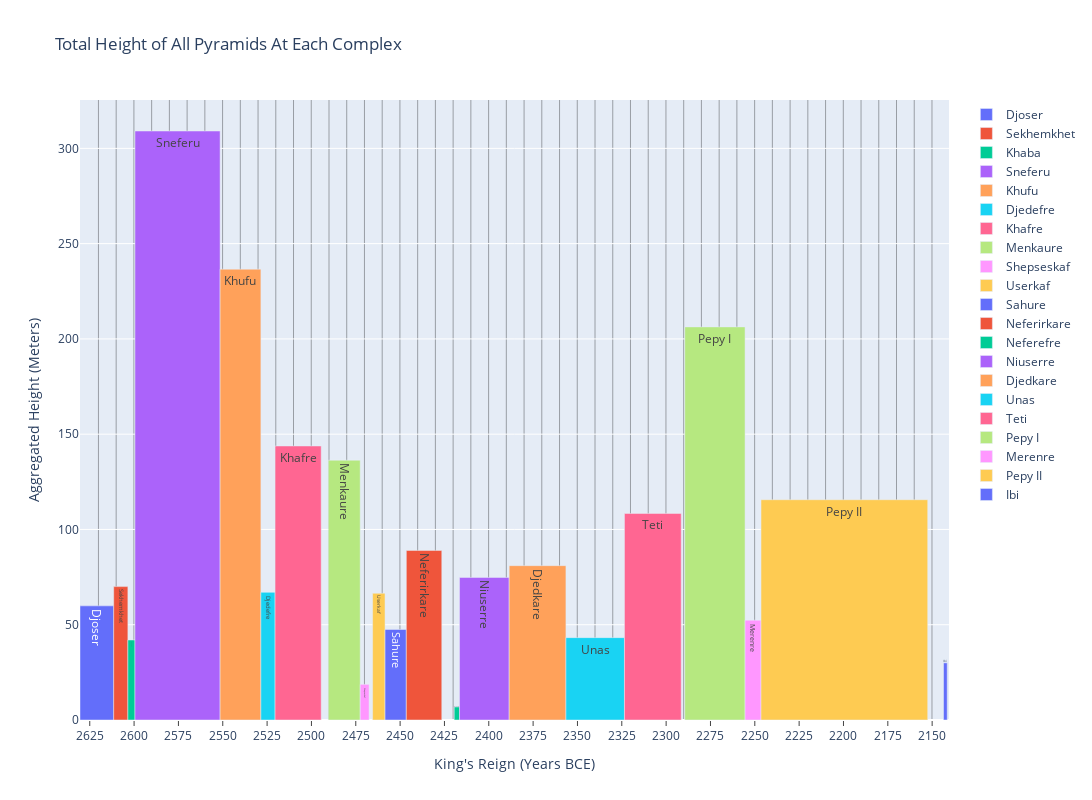

Notebook cell for this chart:
### Code cell
import plotly.graph_objects as go

com_tl = tl.copy()

# Eliminate Sneferu's complex division
sneferu_end = com_tl[com_tl['pyramid_complex'] == "Sneferu 2"].end_of_reign.item()
sneferu_length = com_tl[com_tl['pyramid_complex'] == "Sneferu 1"].start_of_reign.item() - sneferu_end
com_tl.loc[com_tl['pyramid_complex'] == "Sneferu 1", ['end_of_reign']] = sneferu_end
com_tl.loc[com_tl['pyramid_complex'] == "Sneferu 1", ['length_of_reign']] = sneferu_length
com_tl['pyramid_complex'] = com_tl['pyramid_complex'].replace(r'Sneferu *[0-9]', 'Sneferu', regex=True)

# Add rule time estimates for Ibi
com_tl.loc[com_tl['pyramid_complex'] == 'Ibi', ['start_of_reign']] = 2143
com_tl.loc[com_tl['pyramid_complex'] == 'Ibi', ['end_of_reign']] = 2141

# Get the groups with relevant data
com_heights = com_tl.groupby(['pyramid_complex'], sort=False, as_index=False).agg({
    'start_of_reign': 'first',
    'end_of_reign': 'first',
    'length_of_reign': 'first',
    'height': 'sum'
})
#com_heights['start_of_reign'] = -com_heights['start_of_reign']
#com_heights['end_of_reign'] = -com_heights['end_of_reign']

# Select random colors for each complex
# String below copied from the output of an error, which listed valid CSS colors
colors = 'aliceblue, antiquewhite, aqua, aquamarine, azure, beige, bisque, black, blanchedalmond, blue, blueviolet, brown, burlywood, cadetblue, chartreuse, chocolate, coral, cornflowerblue, cornsilk, crimson, cyan, darkblue, darkcyan, darkgoldenrod, darkgray, darkgrey, darkgreen, darkkhaki, darkmagenta, darkolivegreen, darkorange, darkorchid, darkred, darksalmon, darkseagreen, darkslateblue, darkslategray, darkslategrey, darkturquoise, darkviolet, deeppink, deepskyblue, dimgray, dimgrey, dodgerblue, firebrick, floralwhite, forestgreen, fuchsia, gainsboro, ghostwhite, gold, goldenrod, gray, grey, green, greenyellow, honeydew, hotpink, indianred, indigo, ivory, khaki, lavender, lavenderblush, lawngreen, lemonchiffon, lightblue, lightcoral, lightcyan, lightgoldenrodyellow, lightgray, lightgrey, lightgreen, lightpink, lightsalmon, lightseagreen, lightskyblue, lightslategray, lightslategrey, lightsteelblue, lightyellow, lime, limegreen, linen, magenta, maroon, mediumaquamarine, mediumblue, mediumorchid, mediumpurple, mediumseagreen, mediumslateblue, mediumspringgreen, mediumturquoise, mediumvioletred, midnightblue, mintcream, mistyrose, moccasin, navajowhite, navy, oldlace, olive, olivedrab, orange, orangered, orchid, palegoldenrod, palegreen, paleturquoise, palevioletred, papayawhip, peachpuff, peru, pink, plum, powderblue, purple, red, rosybrown, royalblue, rebeccapurple, saddlebrown, salmon, sandybrown, seagreen, seashell, sienna, silver, skyblue, slateblue, slategray, slategrey, snow, springgreen, steelblue, tan, teal, thistle, tomato, turquoise, violet, wheat, white, whitesmoke, yellow, yellowgreen'.split(', ')
choices = np.random.default_rng().choice(len(colors), len(com_heights), replace=False)

# Create figure
figure = go.Figure()

# Add each bar individually as a trace
for complex, start, end, reign, height in com_heights.values:
    figure.add_trace(
        go.Bar(
            x=[end],
            y=[height],
            width=[reign],
            text=[complex],
            name=complex,
            offset=0.5,
            customdata=[complex, start, end, reign, height],
            hovertemplate='<br>'.join([
                'Pyramid Complex: %{customdata[0]}',
                'Reign: %{customdata[1]} - %{customdata[2]} BCE',
                'Length of Reign: %{customdata[3]} Years',
                'Agg. Height: %{customdata[4]} m',
                '<extra></extra>'
            ])
        )
    )
figure.update_xaxes(
    title_text='King\'s Reign (Years BCE)',
    minor={'showgrid': True, 'dtick': 10, 'tick0': 0.1},
    autorange = 'reversed')
figure.update_yaxes(title_text='Aggregated Height (Meters)')
figure.update_layout(
    autosize=False,
    width=1500,
    height=800,
    title={'text': 'Total Height of All Pyramids At Each Complex'},
    xaxis={
        'tickvals': [i for i in range(2100, 2700, 25)],
        'tickmode': 'array',
        'showticklabels': True,
        'ticks': 'outside',
        'ticklen': 5
    }
)
figure.show()

# NOTE: They want to see Ibi on this timeline, however his start and end are not listed, so
# he cannot be placed anywhere

# NOTE: Nebka also missing because there is no height listed for his pyramid (decided we won't include him)

### Figure 1 — Plotly figure (JSON) as saved in the notebook; plotly's stock layout.template omitted (floating-point values rounded to 4 significant figures)
{"data": [{"customdata": ["Djoser", 2630, 2611, 19, 59.9], "hovertemplate": "Pyramid Complex: %{customdata[0]}<br>Reign: %{customdata[1]} - %{customdata[2]} BCE<br>Length of Reign: %{customdata[3]} Years<br>Agg. Height: %{customdata[4]} m<br><extra></extra>", "name": "Djoser", "offset": 0.5, "text": ["Djoser"], "type": "bar", "width": [19], "x": [2611], "y": [59.9]}, {"customdata": ["Sekhemkhet", 2611, 2603, 8, 70], "hovertemplate": "Pyramid Complex: %{customdata[0]}<br>Reign: %{customdata[1]} - %{customdata[2]} BCE<br>Length of Reign: %{customdata[3]} Years<br>Agg. Height: %{customdata[4]} m<br><extra></extra>", "name": "Sekhemkhet", "offset": 0.5, "text": ["Sekhemkhet"], "type": "bar", "width": [8], "x": [2603], "y": [70]}, {"customdata": ["Khaba", 2603, 2599, 4, 42], "hovertemplate": "Pyramid Complex: %{customdata[0]}<br>Reign: %{customdata[1]} - %{customdata[2]} BCE<br>Length of Reign: %{customdata[3]} Years<br>Agg. Height: %{customdata[4]} m<br><extra></extra>", "name": "Khaba", "offset": 0.5, "text": ["Khaba"], "type": "bar", "width": [4], "x": [2599], "y": [42]}, {"customdata": ["Sneferu", 2599, 2551, 48, 309.1], "hovertemplate": "Pyramid Complex: %{customdata[0]}<br>Reign: %{customdata[1]} - %{customdata[2]} BCE<br>Length of Reign: %{customdata[3]} Years<br>Agg. Height: %{customdata[4]} m<br><extra></extra>", "name": "Sneferu", "offset": 0.5, "text": ["Sneferu"], "type": "bar", "width": [48], "x": [2551], "y": [309.1]}, {"customdata": ["Khufu", 2551, 2528, 23, 236.6], "hovertemplate": "Pyramid Complex: %{customdata[0]}<br>Reign: %{customdata[1]} - %{customdata[2]} BCE<br>Length of Reign: %{customdata[3]} Years<br>Agg. Height: %{customdata[4]} m<br><extra></extra>", "name": "Khufu", "offset": 0.5, "text": ["Khufu"], "type": "bar", "width": [23], "x": [2528], "y": [236.6]}, {"customdata": ["Djedefre", 2528, 2520, 8, 67], "hovertemplate": "Pyramid Complex: %{customdata[0]}<br>Reign: %{customdata[1]} - %{customdata[2]} BCE<br>Length of Reign: %{customdata[3]} Years<br>Agg. Height: %{customdata[4]} m<br><extra></extra>", "name": "Djedefre", "offset": 0.5, "text": ["Djedefre"], "type": "bar", "width": [8], "x": [2520], "y": [67]}, {"customdata": ["Khafre", 2520, 2494, 26, 143.8], "hovertemplate": "Pyramid Complex: %{customdata[0]}<br>Reign: %{customdata[1]} - %{customdata[2]} BCE<br>Length of Reign: %{customdata[3]} Years<br>Agg. Height: %{customdata[4]} m<br><extra></extra>", "name": "Khafre", "offset": 0.5, "text": ["Khafre"], "type": "bar", "width": [26], "x": [2494], "y": [143.8]}, {"customdata": ["Menkaure", 2490, 2472, 18, 136.3], "hovertemplate": "Pyramid Complex: %{customdata[0]}<br>Reign: %{customdata[1]} - %{customdata[2]} BCE<br>Length of Reign: %{customdata[3]} Years<br>Agg. Height: %{customdata[4]} m<br><extra></extra>", "name": "Menkaure", "offset": 0.5, "text": ["Menkaure"], "type": "bar", "width": [18], "x": [2472], "y": [136.3]}, {"customdata": ["Shepseskaf", 2472, 2467, 5, 18.7], "hovertemplate": "Pyramid Complex: %{customdata[0]}<br>Reign: %{customdata[1]} - %{customdata[2]} BCE<br>Length of Reign: %{customdata[3]} Years<br>Agg. Height: %{customdata[4]} m<br><extra></extra>", "name": "Shepseskaf", "offset": 0.5, "text": ["Shepseskaf"], "type": "bar", "width": [5], "x": [2467], "y": [18.7]}, {"customdata": ["Userkaf", 2465, 2458, 7, 66.5], "hovertemplate": "Pyramid Complex: %{customdata[0]}<br>Reign: %{customdata[1]} - %{customdata[2]} BCE<br>Length of Reign: %{customdata[3]} Years<br>Agg. Height: %{customdata[4]} m<br><extra></extra>", "name": "Userkaf", "offset": 0.5, "text": ["Userkaf"], "type": "bar", "width": [7], "x": [2458], "y": [66.5]}, {"customdata": ["Sahure", 2458, 2446, 12, 47.5], "hovertemplate": "Pyramid Complex: %{customdata[0]}<br>Reign: %{customdata[1]} - %{customdata[2]} BCE<br>Length of Reign: %{customdata[3]} Years<br>Agg. Height: %{customdata[4]} m<br><extra></extra>", "name": "Sahure", "offset": 0.5, "text": ["Sahure"], "type": "bar", "width": [12], "x": [2446], "y": [47.5]}, {"customdata": ["Neferirkare", 2446, 2426, 20, 89], "hovertemplate": "Pyramid Complex: %{customdata[0]}<br>Reign: %{customdata[1]} - %{customdata[2]} BCE<br>Length of Reign: %{customdata[3]} Years<br>Agg. Height: %{customdata[4]} m<br><extra></extra>", "name": "Neferirkare", "offset": 0.5, "text": ["Neferirkare"], "type": "bar", "width": [20], "x": [2426], "y": [89]}, {"customdata": ["Neferefre", 2419, 2416, 3, 6.85], "hovertemplate": "Pyramid Complex: %{customdata[0]}<br>Reign: %{customdata[1]} - %{customdata[2]} BCE<br>Length of Reign: %{customdata[3]} Years<br>Agg. Height: %{customdata[4]} m<br><extra></extra>", "name": "Neferefre", "offset": 0.5, "text": ["Neferefre"], "type": "bar", "width": [3], "x": [2416], "y": [6.85]}, {"customdata": ["Niuserre", 2416, 2388, 28, 74.82], "hovertemplate": "Pyramid Complex: %{customdata[0]}<br>Reign: %{customdata[1]} - %{customdata[2]} BCE<br>Length of Reign: %{customdata[3]} Years<br>Agg. Height: %{customdata[4]} m<br><extra></extra>", "name": "Niuserre", "offset": 0.5, "text": ["Niuserre"], "type": "bar", "width": [28], "x": [2388], "y": [74.82]}, {"customdata": ["Djedkare", 2388, 2356, 32, 81], "hovertemplate": "Pyramid Complex: %{customdata[0]}<br>Reign: %{customdata[1]} - %{customdata[2]} BCE<br>Length of Reign: %{customdata[3]} Years<br>Agg. Height: %{customdata[4]} m<br><extra></extra>", "name": "Djedkare", "offset": 0.5, "text": ["Djedkare"], "type": "bar", "width": [32], "x": [2356], "y": [81]}, {"customdata": ["Unas", 2356, 2323, 33, 43.23], "hovertemplate": "Pyramid Complex: %{customdata[0]}<br>Reign: %{customdata[1]} - %{customdata[2]} BCE<br>Length of Reign: %{customdata[3]} Years<br>Agg. Height: %{customdata[4]} m<br><extra></extra>", "name": "Unas", "offset": 0.5, "text": ["Unas"], "type": "bar", "width": [33], "x": [2323], "y": [43.23]}, {"customdata": ["Teti", 2323, 2291, 32, 108.4], "hovertemplate": "Pyramid Complex: %{customdata[0]}<br>Reign: %{customdata[1]} - %{customdata[2]} BCE<br>Length of Reign: %{customdata[3]} Years<br>Agg. Height: %{customdata[4]} m<br><extra></extra>", "name": "Teti", "offset": 0.5, "text": ["Teti"], "type": "bar", "width": [32], "x": [2291], "y": [108.4]}, {"customdata": ["Pepy I", 2289, 2255, 34, 206.3], "hovertemplate": "Pyramid Complex: %{customdata[0]}<br>Reign: %{customdata[1]} - %{customdata[2]} BCE<br>Length of Reign: %{customdata[3]} Years<br>Agg. Height: %{customdata[4]} m<br><extra></extra>", "name": "Pepy I", "offset": 0.5, "text": ["Pepy I"], "type": "bar", "width": [34], "x": [2255], "y": [206.3]}, {"customdata": ["Merenre", 2255, 2246, 9, 52.4], "hovertemplate": "Pyramid Complex: %{customdata[0]}<br>Reign: %{customdata[1]} - %{customdata[2]} BCE<br>Length of Reign: %{customdata[3]} Years<br>Agg. Height: %{customdata[4]} m<br><extra></extra>", "name": "Merenre", "offset": 0.5, "text": ["Merenre"], "type": "bar", "width": [9], "x": [2246], "y": [52.4]}, {"customdata": ["Pepy II", 2246, 2152, 94, 115.6], "hovertemplate": "Pyramid Complex: %{customdata[0]}<br>Reign: %{customdata[1]} - %{customdata[2]} BCE<br>Length of Reign: %{customdata[3]} Years<br>Agg. Height: %{customdata[4]} m<br><extra></extra>", "name": "Pepy II", "offset": 0.5, "text": ["Pepy II"], "type": "bar", "width": [94], "x": [2152], "y": [115.6]}, {"customdata": ["Ibi", 2143, 2141, 2.083, 30], "hovertemplate": "Pyramid Complex: %{customdata[0]}<br>Reign: %{customdata[1]} - %{customdata[2]} BCE<br>Length of Reign: %{customdata[3]} Years<br>Agg. Height: %{customdata[4]} m<br><extra></extra>", "name": "Ibi", "offset": 0.5, "text": ["Ibi"], "type": "bar", "width": [2.083], "x": [2141], "y": [30]}], "layout": {"autosize": false, "height": 800, "title": {"text": "Total Height of All Pyramids At Each Complex"}, "width": 1500, "xaxis": {"autorange": "reversed", "minor": {"dtick": 10, "showgrid": true, "tick0": 0.1}, "showticklabels": true, "ticklen": 5, "tickmode": "array", "ticks": "outside", "tickvals": [2100, 2125, 2150, 2175, 2200, 2225, 2250, 2275, 2300, 2325, 2350, 2375, 2400, 2425, 2450, 2475, 2500, 2525, 2550, 2575, 2600, 2625, 2650, 2675], "title": {"text": "King's Reign (Years BCE)"}}, "yaxis": {"title": {"text": "Aggregated Height (Meters)"}}}}
